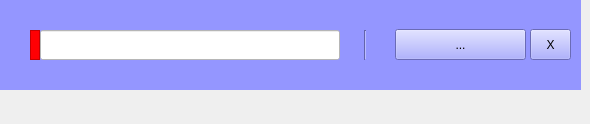
<?xml version="1.0" encoding="UTF-8"?>
<ui version="4.0">
 <class>Form</class>
 <widget class="QWidget" name="Form">
  <property name="enabled">
   <bool>true</bool>
  </property>
  <property name="geometry">
   <rect>
    <x>0</x>
    <y>0</y>
    <width>590</width>
    <height>124</height>
   </rect>
  </property>
  <property name="minimumSize">
   <size>
    <width>570</width>
    <height>0</height>
   </size>
  </property>
  <property name="maximumSize">
   <size>
    <width>590</width>
    <height>16777215</height>
   </size>
  </property>
  <property name="windowTitle">
   <string>Form</string>
  </property>
  <widget class="QFrame" name="frame_2">
   <property name="geometry">
    <rect>
     <x>0</x>
     <y>0</y>
     <width>581</width>
     <height>90</height>
    </rect>
   </property>
   <property name="styleSheet">
    <string notr="true">background-color: rgb(148, 150, 255);</string>
   </property>
   <property name="frameShape">
    <enum>QFrame::NoFrame</enum>
   </property>
   <property name="frameShadow">
    <enum>QFrame::Plain</enum>
   </property>
   <widget class="Line" name="line">
    <property name="geometry">
     <rect>
      <x>340</x>
      <y>30</y>
      <width>51</width>
      <height>30</height>
     </rect>
    </property>
    <property name="orientation">
     <enum>Qt::Vertical</enum>
    </property>
   </widget>
   <widget class="QLineEdit" name="le_word">
    <property name="enabled">
     <bool>false</bool>
    </property>
    <property name="geometry">
     <rect>
      <x>40</x>
      <y>30</y>
      <width>300</width>
      <height>30</height>
     </rect>
    </property>
    <property name="sizePolicy">
     <sizepolicy hsizetype="Ignored" vsizetype="Fixed">
      <horstretch>0</horstretch>
      <verstretch>0</verstretch>
     </sizepolicy>
    </property>
    <property name="styleSheet">
     <string notr="true">font: 18pt &quot;Franklin Gothic Demi&quot;;
color: rgb(0, 0, 0);
background-color: rgb(255, 255, 255);</string>
    </property>
   </widget>
   <widget class="QFrame" name="frame">
    <property name="geometry">
     <rect>
      <x>30</x>
      <y>30</y>
      <width>10</width>
      <height>30</height>
     </rect>
    </property>
    <property name="sizePolicy">
     <sizepolicy hsizetype="Fixed" vsizetype="Expanding">
      <horstretch>0</horstretch>
      <verstretch>0</verstretch>
     </sizepolicy>
    </property>
    <property name="maximumSize">
     <size>
      <width>10</width>
      <height>16777215</height>
     </size>
    </property>
    <property name="styleSheet">
     <string notr="true">background-color: rgb(255, 0, 4);</string>
    </property>
    <property name="frameShape">
     <enum>QFrame::StyledPanel</enum>
    </property>
    <property name="frameShadow">
     <enum>QFrame::Raised</enum>
    </property>
   </widget>
   <widget class="QToolButton" name="pb_config">
    <property name="geometry">
     <rect>
      <x>395</x>
      <y>29</y>
      <width>131</width>
      <height>31</height>
     </rect>
    </property>
    <property name="sizePolicy">
     <sizepolicy hsizetype="Fixed" vsizetype="Fixed">
      <horstretch>0</horstretch>
      <verstretch>0</verstretch>
     </sizepolicy>
    </property>
    <property name="styleSheet">
     <string notr="true">font: 18pt &quot;Franklin Gothic Demi&quot;;
background-color: rgb(148, 150, 255);</string>
    </property>
    <property name="text">
     <string>...</string>
    </property>
   </widget>
   <widget class="QToolButton" name="bt_delete">
    <property name="geometry">
     <rect>
      <x>530</x>
      <y>29</y>
      <width>41</width>
      <height>31</height>
     </rect>
    </property>
    <property name="styleSheet">
     <string notr="true">font: 18pt &quot;Franklin Gothic Demi&quot;;
background-color: rgb(148, 150, 255);</string>
    </property>
    <property name="text">
     <string>X</string>
    </property>
   </widget>
  </widget>
 </widget>
 <resources/>
 <connections/>
</ui>
